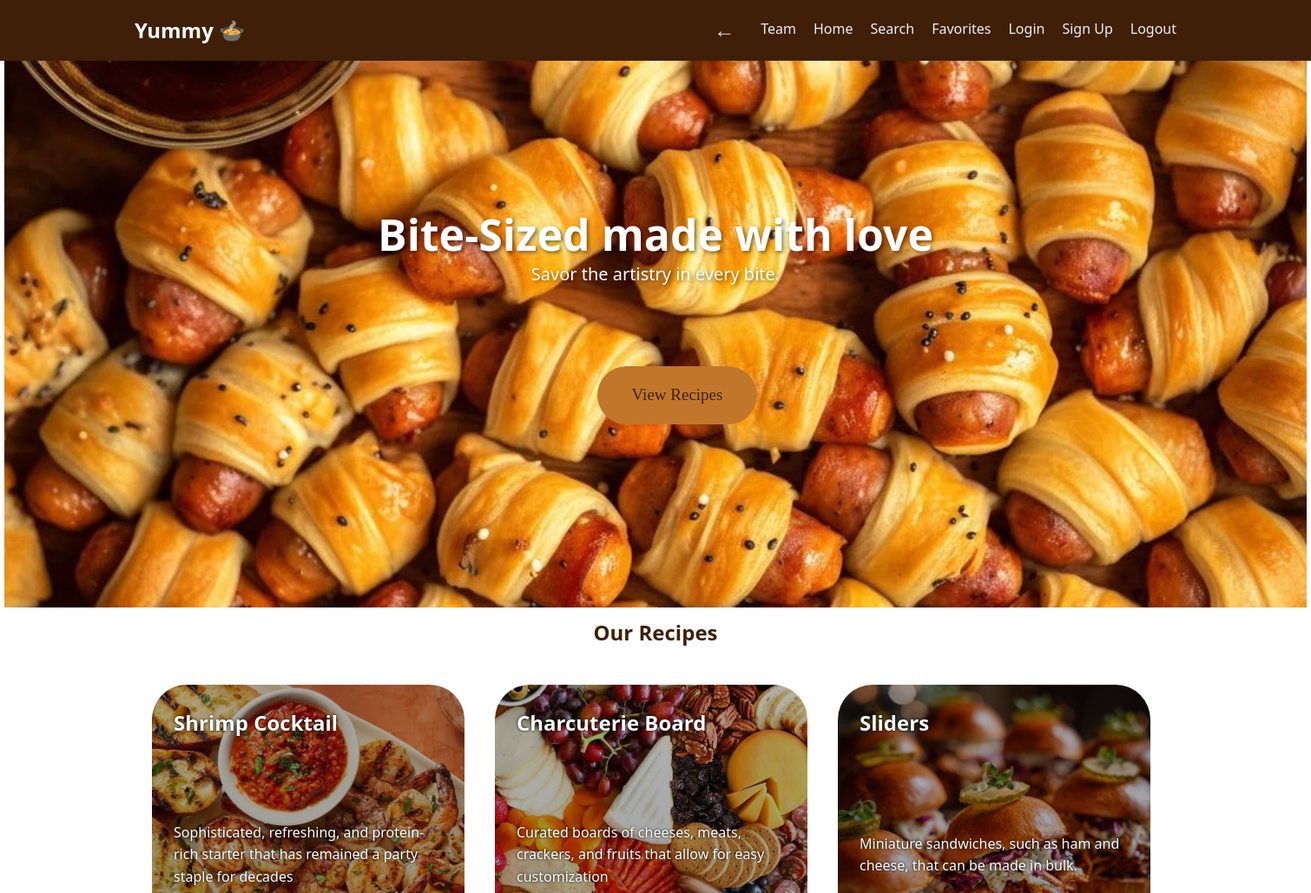
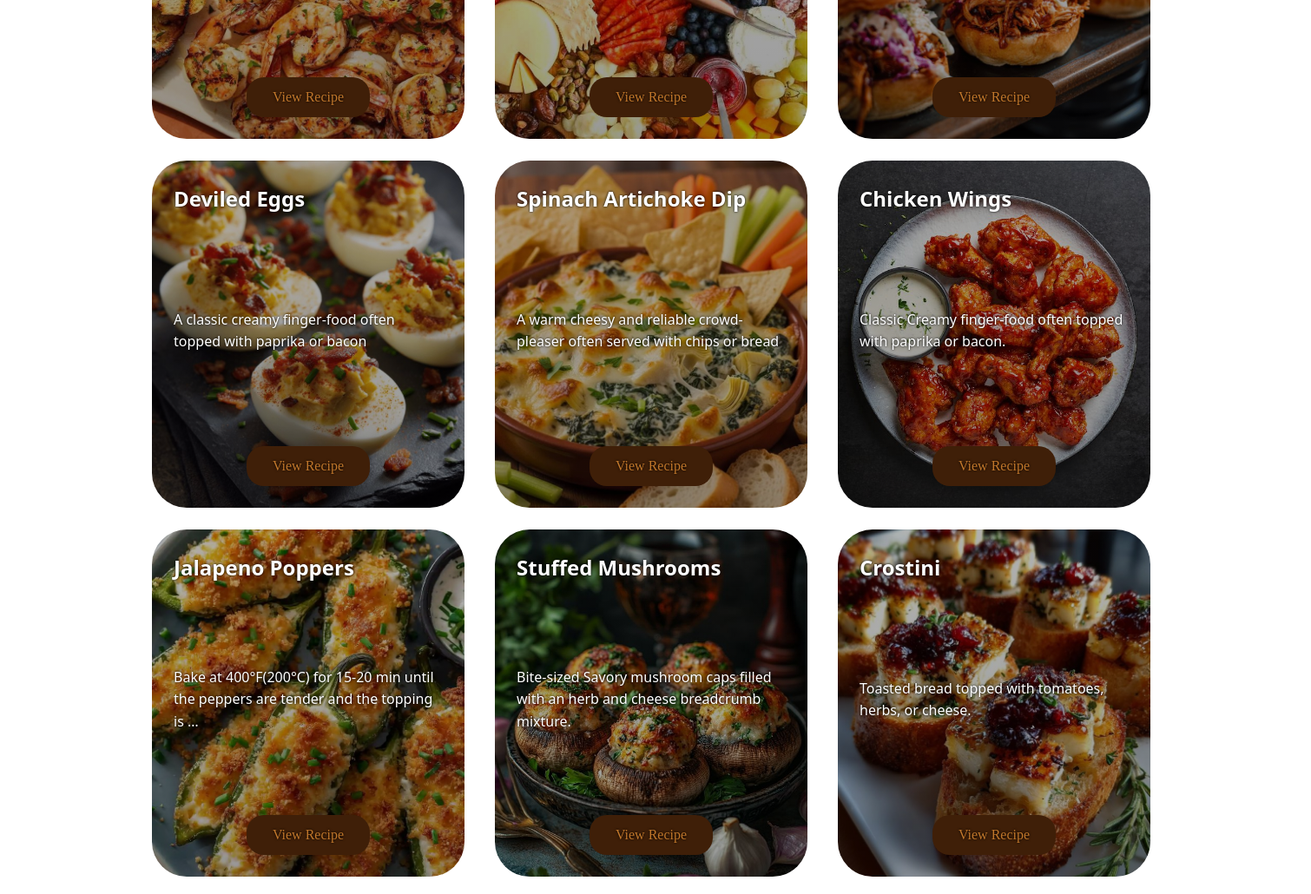
Page /appetizers/ on the committed database (2 pictures, top to bottom).
### recipes/models.py (models this page shows, shortened)
class Recipe(models.Model):
    DIET_CHOICES = [
        ('all', 'General / Non-Specific'),
        ('keto', 'Keto Friendly'),
        ('vegan', 'Vegan / Vegetarian'),
        ('protein', 'High Protein'),
        ('gluten-free', 'Gluten-Free'),
    ]
    title = models.CharField(max_length=200, verbose_name="Recipe Title")
    slug = models.SlugField(unique=True, blank=True, null=True)
    description = models.TextField(help_text="Briefly describe the dish")
    ingredients = models.TextField(help_text="Separate ingredients with a comma or new line")
    instructions = models.TextField()
    image = models.ImageField(upload_to='recipes/%Y/%m/%d/', default='default_recipe.jpg')
    category = models.ForeignKey(Category, on_delete=models.SET_NULL, null=True, related_name='recipes')
    author = models.ForeignKey(User, on_delete=models.CASCADE, related_name='my_recipes')
    diet_type = models.CharField(max_length=20, choices=DIET_CHOICES, default='all',null=True,blank=True)
    prep_time = models.PositiveIntegerField(default=30, help_text="Preparation time in minutes",null=True,blank=True)
    calories = models.PositiveIntegerField(default=500, help_text="Calories per serving",null=True,blank=True)
    created_at = models.DateTimeField(auto_now_add=True)
    updated_at = models.DateTimeField(auto_now=True)
    class Meta:
        ordering = ['-created_at']
        verbose_name = "Recipe"
        verbose_name_plural = "Recipes"

### recipes/views.py (the view, shortened to what this page needs)
# urls.py: path("appetizers/", views.category_detail, {'category_name': 'Appetizers'}, name="appetizers"),
def category_detail(request, category_name):
    category_slug = category_name.lower().replace("-", " ").strip()
    favorite_recipe_ids = []
    if request.user.is_authenticated:
        favorite_recipe_ids = Favorite.objects.filter(user=request.user).values_list('recipe_id', flat=True)
    category_obj = get_object_or_404(Category, name__iexact=category_slug)
    recipes = Recipe.objects.filter(category=category_obj)
    category_slug = category_slug.lower()
    clean_name = category_slug.replace(" ", "_").replace("-", "_")
    simple_name = category_slug.replace(" ", "").replace("-", "")
    hub_templates = {
        'bakery': 'recipes/bakery/bakery.html',
        'main dish': 'recipes/main_dish/maindish.html',
        'healthy': 'recipes/healthy/Healthy Food.html',
        'drinks': 'recipes/drinks/drinks.html',
        'dessert': 'recipes/desserts/dessert.html',
        'appetizers': 'recipes/appetizers/appetizers.html',
    }
    template_name = hub_templates.get(category_slug)
    return render(request, template_name, {
        "recipes": recipes,
        "category": category_obj.name,
        "category_obj": category_obj,
        "favorite_recipe_ids": favorite_recipe_ids
    })

### recipes/templates/recipes/appetizers/appetizers.html (shortened to what this page needs)
{% load static %}
<!DOCTYPE html>
<html lang="en">
<head>
	<link rel="stylesheet" href="{% static 'css/bakery-style.css' %}" />
	<link rel="stylesheet" type="text/css" href="{% static 'css/appetizers.css' %}">
</head>
<body>
	<div id="navbar">
		<nav class="main-nav">
			<div class="logo">Yummy 🍲</div>
			<ul class="nav-links">
				<button id="backbutton" class="big-arrow-btn" type="button" aria-label="Go Back">
					&#8592;
				</button>
				<li><a href="{% url 'cover' %}">Team</a></li>
				<li><a href="{% url 'home' %}">Home</a></li>
				<li><a href="{% url 'search' %}">Search</a></li>
				<li><a href="{% url 'favorites' %}">Favorites</a></li>
				<li><a href="{% url 'login' %}">Login</a></li>
				<li><a href="{% url 'signup' %}">Sign Up</a></li>
				<li><a href="{% url 'logout' %}">Logout</a></li>
			</ul>
		</nav>
	</div>
	<section class="main">
		<div class="main-content">
			<h1>Bite-Sized made with love</h1>
			<p>Savor the artistry in every bite.</p>
			<a href="javascript:void(0)" class="btn-main" onclick="onClick()">View Recipes</a>
		</div>
	</section>
	<h2 class="h2"> Our Recipes </h2>
	<div class="recipes-container">
		{% for recipe in recipes %}
		<div class="recipe-card" id="recipe-{{ recipe.pk }}"
			style="background-image: linear-gradient(rgba(0,0,0,0.3), rgba(0,0,0,0.4)), url('{{ recipe.image.url }}'); background-size: cover; background-position: center;"
			onclick="openCard(event, 'recipe-{{ recipe.pk }}-card')">
			<h2>{{ recipe.title }}</h2>
			<p>{{ recipe.description|truncatewords:15 }}</p>
			<a href="javascript:void(0)" class="btn-main" onclick="openCard(event, 'recipe-{{ recipe.pk }}-card')">View
				Recipe</a>
		</div>
		{% empty %}
		<p style="text-align: center; grid-column: 1/-1;">No appetizer recipes found yet. Add some in the Admin panel!
		</p>
		{% endfor %}
	</div>
</body>
</html>

### recipes/static/css/bakery-style.css (style rules this page uses)
#navbar { padding: 13px; box-shadow: 0 2px 5px rgba(0,0,0,0.1); background-color: #5d4037; }
.main-nav { display: flex; justify-content: space-between; align-items: center; max-width: 1200px; margin: 0 auto; }
.logo { color: rgb(234, 221, 212); font-size: 1.5rem; font-weight: bold; }
.nav-links { display: flex; list-style: none; }
.nav-links li { margin-left: 20px; }
.nav-links a { color: rgb(234, 221, 212); text-decoration: none; font-weight: 500; transition: all 0.3s ease; display: inline-block; }
.big-arrow-btn { font-size: 24px; font-weight: bold; background: none; border: none; cursor: pointer; color: rgb(234, 221, 212); transition: transform 0.2s; padding: 0 10px; display: flex; align-items: center; }
* { margin: 0; padding: 0; box-sizing: border-box; }
body { font-family: 'Segoe UI', system-ui, sans-serif; background: #e6daca; color: #4a3c31; line-height: 1.6; }
.main { background-image: url('/static/bakeryimages/bakery12.png'); background-color: #e2d8ce; text-align: center; height: 630px; width: 100%; max-width: 1500px; margin: 0 auto; background-repeat: no-repeat; background-size: cover; background-position: center; }
.main h1 { font-size: 50px; text-align: center; padding: 160px 20px 0px 20px; height: auto; color: #4a3c31; text-shadow: 1px 1px 2px rgba(255, 255, 255, 0.6); }
.main p { font-size: 20px; text-align: center; padding: 40px 20px; }
.main a { padding: 18px 40px; text-align: center; border-radius: 50px; background-color: #4b1f11; color: #dcb8a0; font-size: 19px; font-family: 'Times New Roman', Times, serif; text-decoration: none; display: inline-block; transition: all 0.3s ease; }
.h2 { text-align: center; padding-bottom: 20px; margin-top: -10px; color: #4a3c31; }
.recipes-container { display: flex; flex-wrap: wrap; justify-content: center; gap: 30px; padding: 40px 20px; max-width: 1200px; margin: 0 auto; }
.recipe-card { height: 450px; width: 360px; background: #e2d8ce; border-radius: 40px; padding: 25px; box-shadow: 0px 4px 15px rgba(0, 0, 0, 0.1); background-size: cover !important; background-position: center !important; background-repeat: no-repeat; color: white; text-shadow: 0px 0px 4px rgba(0, 0, 0, 0.8); display: flex; flex-direction: column; justify-content: space-between; transition: transform 0.3s ease, box-shadow 0.3s ease; }
.recipe-card a { margin: 0 auto !important; padding: 10px 30px; text-align: center; border-radius: 20px; background-color: #4b1f11; color: #dcb8a0; font-size: 16px; font-family: 'Times New Roman', Times, serif; text-decoration: none; display: inline-block; width: fit-content; transition: all 0.3s ease; }
.btn-main { margin: 20px auto 0 auto; display: block; width: fit-content; padding: 10px 30px; text-align: center; border-radius: 20px; background-color: #4b1f11; color: #dcb8a0; font-size: 16px; font-family: 'Times New Roman', Times, serif; text-decoration: none; }

### rows in the picture
Recipe: image (picture), title "Shrimp Cocktail", description "Sophisticated, refreshing, and protein-rich starter that has remained a party staple for decades"
Recipe: image (picture), title "Charcuterie Board", description "Curated boards of cheeses, meats, crackers, and fruits that allow for easy customization"
Recipe: image (picture), title "Sliders", description "Miniature sandwiches, such as ham and cheese, that can be made in bulk."
Recipe: image (picture), title "Deviled Eggs", description "A classic creamy finger-food often topped with paprika or bacon"
Recipe: image (picture), title "Spinach Artichoke Dip", description "A warm cheesy and reliable crowd-pleaser often served with chips or bread"
Recipe: image (picture), title "Chicken Wings", description "Classic Creamy finger-food often topped with paprika or bacon."
Recipe: image (picture), title "Jalapeno Poppers", description "Bake at 400°F(200°C) for 15-20 min until the peppers are tender and the topping is …"
Recipe: image (picture), title "Stuffed Mushrooms", description "Bite-sized Savory mushroom caps filled with an herb and cheese breadcrumb mixture."
Recipe: image (picture), title "Crostini", description "Toasted bread topped with tomatoes, herbs, or cheese."
